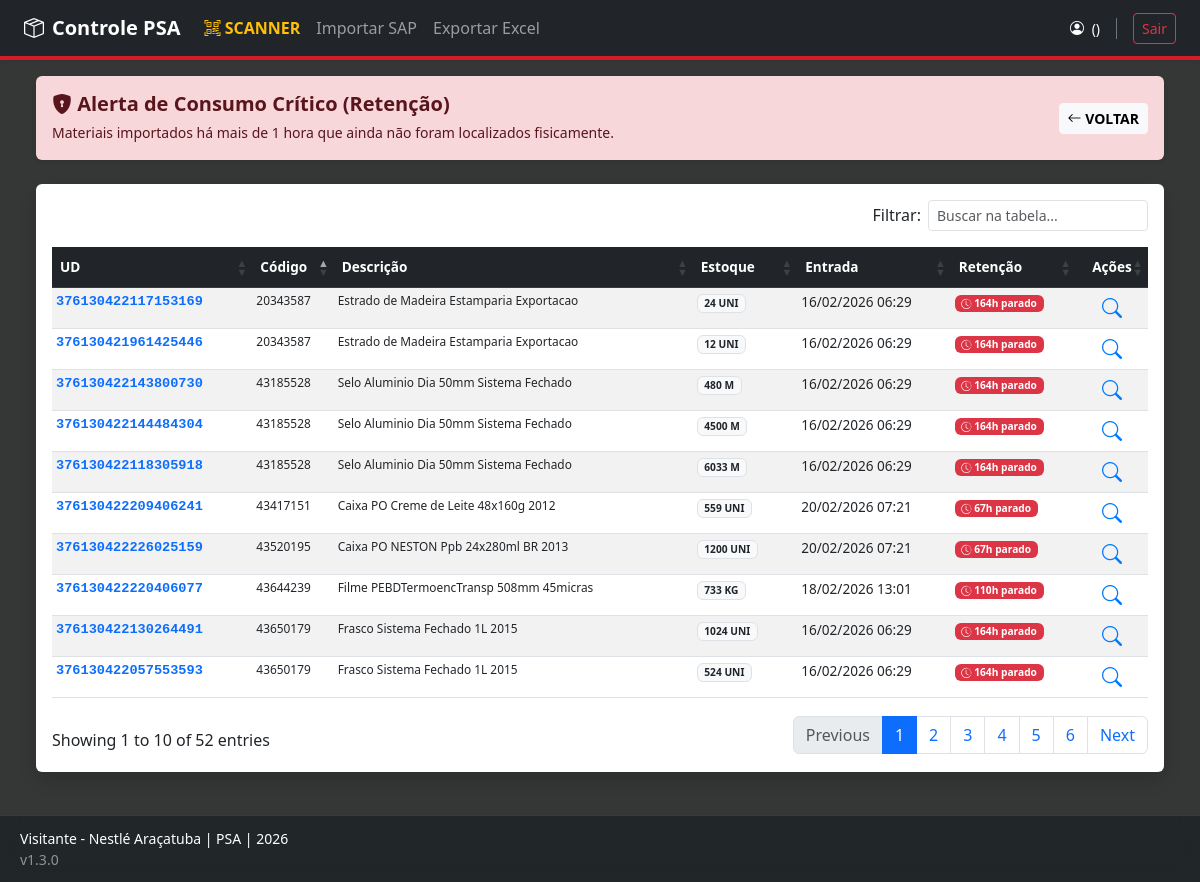
Page /reports/alerta-critico on the earlier database version.
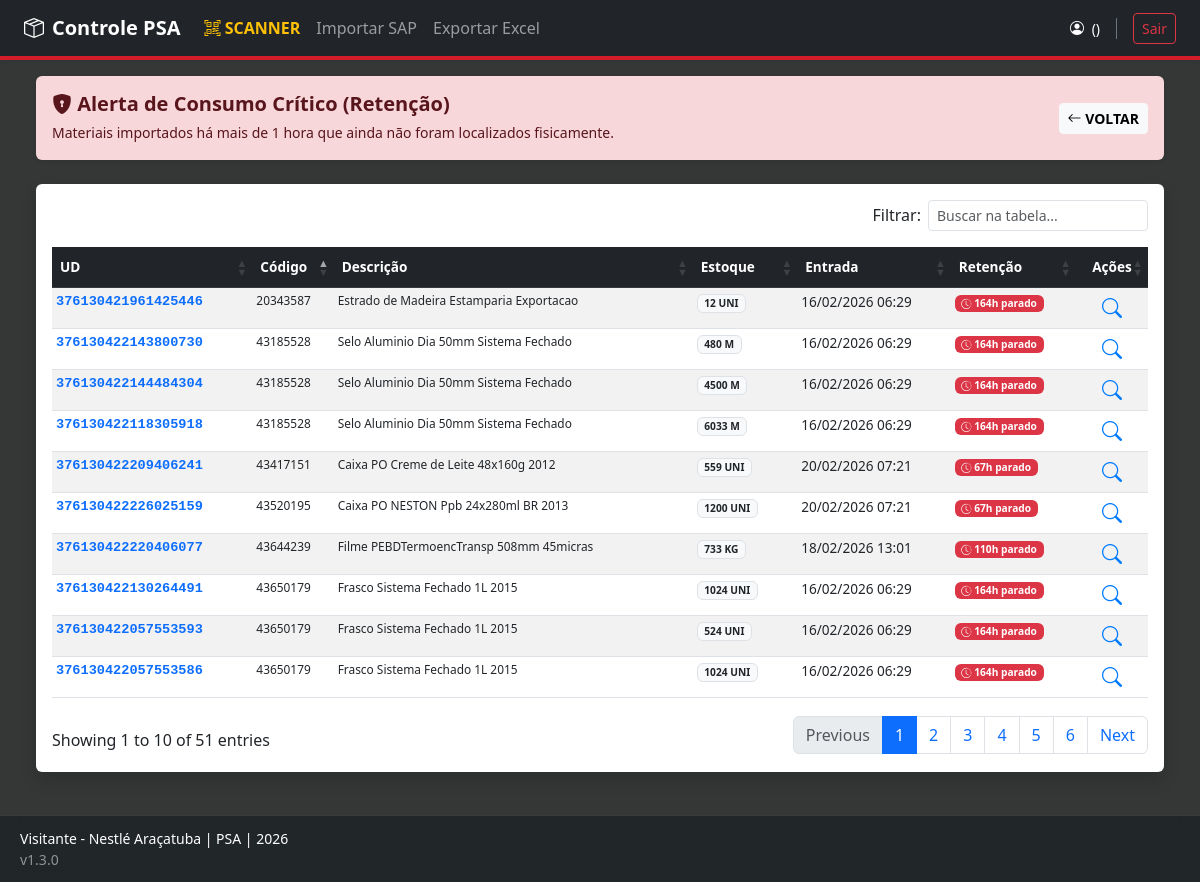
Same page on the later database version.
### app/models/material.py (models this page shows, shortened)
class MaterialPSA(db.Model):
    __tablename__ = 'material_psa'
    id = db.Column(db.Integer, primary_key=True)
    unidade_deposito = db.Column(db.String(50), unique=True, nullable=False) # UD
    cod_material = db.Column(db.String(50), nullable=False)
    desc_material = db.Column(db.String(200))
    lote = db.Column(db.String(50))
    posicao_deposito = db.Column(db.String(50))
    tipo_deposito = db.Column(db.String(20)) # PSA, Depósito Fixo, etc.
    quantidade_estoque = db.Column(db.Float, default=0.0)
    unidade_medida = db.Column(db.String(10)) # PC, KG, UN
    data_vencimento = db.Column(db.Date)
    data_ultimo_mov = db.Column(db.Date)
    data_importacao = db.Column(db.DateTime, default=datetime.utcnow)
    conferido = db.Column(db.Boolean, default=False)
    data_conferencia = db.Column(db.DateTime)
    conferente_sap = db.Column(db.String(20)) # Removi a FK temporariamente para evitar erro se a tabela usuarios não existir
    possui_divergencia = db.Column(db.Boolean, default=False)
    observacao_conferente = db.Column(db.Text)

### app/routes/reports.py (the view)
@bp.route('/alerta-critico')
def alerta_critico():
    hoje = datetime.now()
    limite = hoje - timedelta(hours=48)
    materiais_em_atraso = MaterialPSA.query.filter(
        MaterialPSA.data_importacao <=limite,
        MaterialPSA.conferido == False
    ).all()
    return render_template('reports/alerta_critico.html',
                           alertas=materiais_em_atraso,
                           now=hoje)

### run.py (called while the page is built, shortened)
@app.context_processor
def inject_global_metrics():
    if not current_user.is_authenticated or request.endpoint in ['login', 'registrar']:
        return {}

### app/templates/reports/alerta_critico.html (shortened to what this page needs)
{% extends "base.html" %}
{% block content %}
<div class="container-fluid">
    <div class="alert alert-danger border-0 shadow-sm mb-4 d-flex justify-content-between align-items-center">
        <div>
            <h5 class="fw-bold mb-1"><i class="bi bi-shield-lock-fill"></i> Alerta de Consumo Crítico (Retenção)</h5>
            <small>Materiais importados há mais de 1 hora que ainda não foram localizados fisicamente.</small>
        </div>
        <a href="{{ url_for('main.dashboard') }}" class="btn btn-light btn-sm fw-bold">
            <i class="bi bi-arrow-left"></i> VOLTAR
        </a>
    </div>
    <div class="card shadow border-0">
        <div class="card-body p-0">
            <div class="table-responsive p-3">
                <table class="table table-striped table-hover table-sm mb-0 text-nowrap tabela-dinamica">
                    <thead class="table-dark">
                        <tr>
                            <th>UD</th>
                            <th>Código</th>
                            <th>Descrição</th>
                            <th>Estoque</th>
                            <th>Entrada</th>
                            <th>Retenção</th>
                            <th class="text-center">Ações</th>
                        </tr>
                    </thead>
                    <tbody>
                        {% for item in alertas %}
                        <tr>
                            <td class="fw-bold font-monospace text-primary">{{ item.unidade_deposito }}</td>
                            <td class="small">{{ item.cod_material }}</td>
                            <td class="small">{{ item.desc_material or '---' }}</td>
                            <td>
                                <span class="badge bg-light text-dark border">
                                    {{ item.quantidade_estoque|int }} {{ item.unidade_medida }}
                                </span>
                            </td>
                            <td>{{ item.data_importacao.strftime('%d/%m/%Y %H:%M') if item.data_importacao }}</td>
                            <td>
                                {% if item.data_importacao %}
                                    {% set diff = now - item.data_importacao %}
                                    {% set horas = (diff.total_seconds() / 3600) | int %}
                                    <span class="badge {% if horas >= 24 %}bg-danger{% else %}bg-warning text-dark{% endif %}">
                                        <i class="bi bi-clock-history"></i> {{ horas }}h parado
                                    </span>
                                {% endif %}
                            </td>
                            <td class="text-center">
                                <button class="btn-lupa" onclick="verDetalhes('{{ item.unidade_deposito }}')" title="Visualizar Detalhes">
                                    <i class="bi bi-search fs-5"></i>
                                </button>
                            </td>
                        </tr>
                        {% endfor %}
                    </tbody>
                </table>
            </div>
        </div>
    </div>
</div>
{% endblock %}

Differences in the rows shown:
no longer on this page (row edited): MaterialPSA: unidade_deposito "376130422117153169", cod_material "20343587", desc_material "Estrado de Madeira Estamparia Exportacao", quantidade_estoque "24", unidade_medida "UNI", data_importacao "16/02/2026 06:29"
now on this page (row unchanged): MaterialPSA: unidade_deposito "376130422057553586", cod_material "43650179", desc_material "Frasco Sistema Fechado 1L 2015", quantidade_estoque "1024", unidade_medida "UNI", data_importacao "16/02/2026 06:29"
Other differences:
text written by a page script: "Filtrar: Showing 1 to 10 of 52 entries Previous 1 2 3 4 5 6 Next" → "Filtrar: Showing 1 to 10 of 51 entries Previous 1 2 3 4 5 6 Next"
